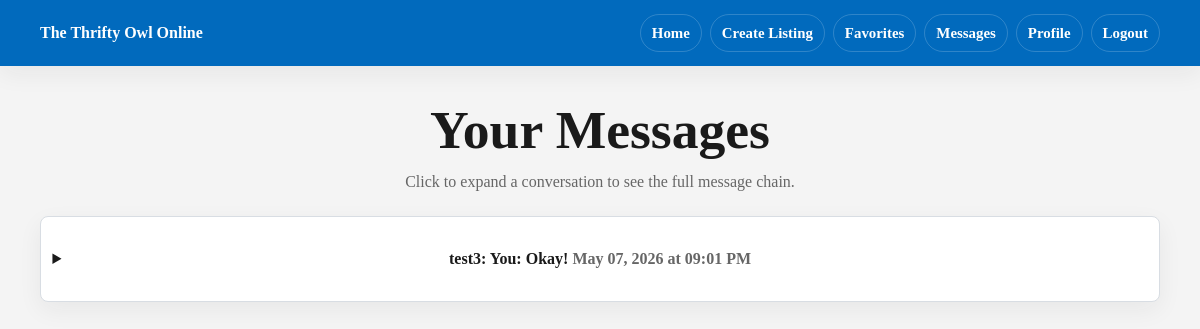
Before: /messages (signed in) with the older database file.
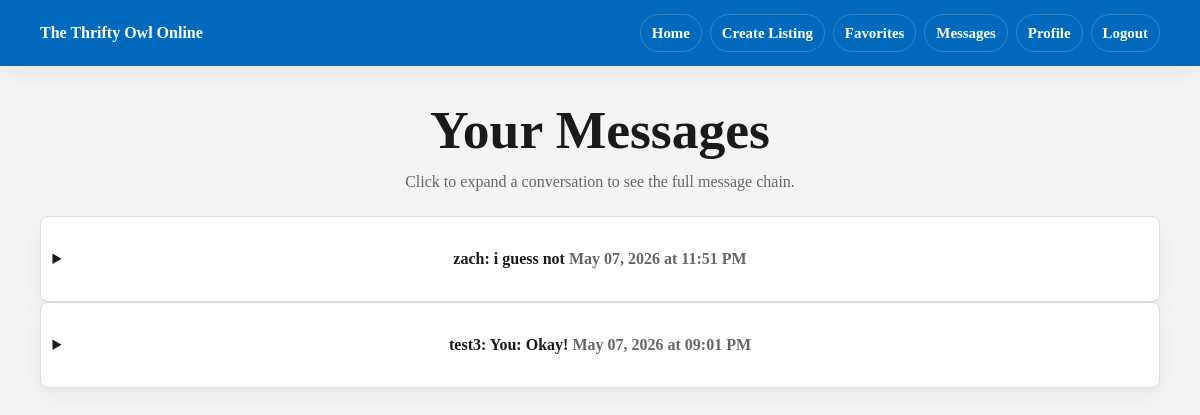
After: the same page with the newer database file.
### app/models.py (models this page shows)
class User(UserMixin, db.Model):
    __tablename__ = 'users'
    id = db.Column(db.Integer, primary_key=True)
    is_admin = db.Column(db.Boolean, default=False)
    is_blocked = db.Column(db.Boolean, default=False)
    email = db.Column(db.String(150), unique=True, nullable=False)
    username = db.Column(db.String(150), unique=True, nullable=False)
    password = db.Column(db.String(150), nullable=False)
    name = db.Column(db.String(150))
    major = db.Column(db.String(150))
    interests = db.Column(db.String(300))
    image = db.Column(db.String(200))  # store filename/path
    posts = db.relationship('Post', backref='owner', lazy=True)
    sent_messages = db.relationship('Message', foreign_keys='Message.sender_id', backref='sender', lazy=True)
    received_messages = db.relationship('Message', foreign_keys='Message.receiver_id', backref='receiver', lazy=True)
    reviews_given = db.relationship('Review', foreign_keys='Review.reviewer_id', backref='reviewer', lazy=True)
    reviews_received = db.relationship('Review', foreign_keys='Review.reviewed_id', backref='reviewed', lazy=True)

class Message(db.Model):
    __tablename__ = 'messages'
    id = db.Column(db.Integer, primary_key=True)
    sender_id = db.Column(db.Integer, db.ForeignKey('users.id'), nullable=False)
    receiver_id = db.Column(db.Integer, db.ForeignKey('users.id'), nullable=False)
    content = db.Column(db.String(500), nullable=False)
    created_at = db.Column(db.DateTime, default=datetime.utcnow)

### app/routes.py (the view)
@main.route('/messages')
@login_required
def messages():
    all_messages = (
        Message.query
        .filter(or_(Message.sender_id == current_user.id, Message.receiver_id == current_user.id))
        .order_by(Message.created_at.asc())
        .all()
    )
    conversations_by_user = {}
    for message in all_messages:
        other_user = message.receiver if message.sender_id == current_user.id else message.sender
        conversations_by_user.setdefault(other_user.id, {
            'user': other_user,
            'messages': [],
            'last_message': None,
        })
        conversations_by_user[other_user.id]['messages'].append(message)
        conversations_by_user[other_user.id]['last_message'] = message
    conversations = sorted(
        conversations_by_user.values(),
        key=lambda conversation: conversation['last_message'].created_at,
        reverse=True,
    )
    form = MessageForm()
    return render_template('messages.html', conversations=conversations, form=form)

### app/models.py (called while the page is built)
@login_manager.user_loader
def load_user(user_id):
    return User.query.get(int(user_id))

### app/templates/messages.html (shortened to what this page needs)
{% extends "base.html" %}
{% block content %}
<section class="page-header">
    <h1>Your Messages</h1>
    <p class="muted">Click to expand a conversation to see the full message chain.</p>
</section>
<section>
    {% for conversation in conversations %}
    <details class="card">
        <summary>
            <strong>{{ conversation.user.username }}</strong>:
            {% if conversation.last_message.sender_id == current_user.id %}
            You: {{ conversation.last_message.content }}
            {% else %}
            {{ conversation.last_message.content }}
            {% endif %}
            <span class="muted">{{ conversation.last_message.created_at.strftime('%b %d, %Y at %I:%M %p') }}</span>
        </summary>
    </details>
    {% else %}
    <div class="empty">Your inbox is empty right now.</div>
    {% endfor %}
</section>
{% endblock %}

Changed rows visible on the page:
added User: user.username "zach"
added Message: last_message.content "i guess not", last_message.created_at "May 07, 2026 at 11:51 PM"
